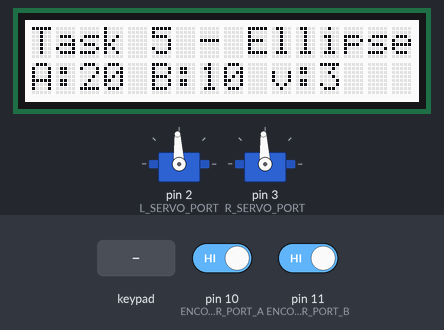
A sketch run on a simulated Arduino Uno, built with avr-gcc and run on an emulated ATmega328P. Parts: 2 × servo, 16×2 character LCD. The inputs (shaded band) are chosen by the test bench; at power-on: pin 10 (ENCODER_PORT_A) HIGH, pin 11 (ENCODER_PORT_B) HIGH. What the sketch prints to the serial monitor is not drawn.

Above: at 3.4 s.
3.5 s: key 'D' pressed
At 4.9 s:
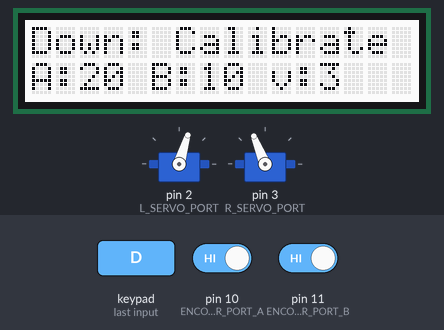
At 17.3 s:
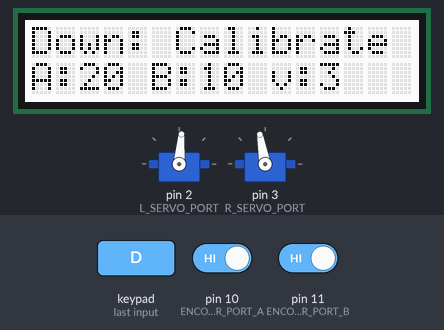
Timing chart, 0 to 34.0 s (numbered marks = the images above; inputs shaded):
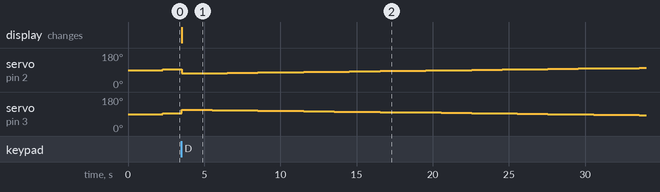

The sketch:

Ellipse.ino
```cpp
#include <Adafruit_RGBLCDShield.h>
#include <utility/Adafruit_MCP23017.h>
#include "MyEncoders.h"
#include "MyServos.h"
#include "EllipseParams.h"

Adafruit_RGBLCDShield lcd = Adafruit_RGBLCDShield();

#define RED    0x1      //RGB SHIELD
#define GREEN  0x2      //color codes
#define YELLOW 0x3
#define BLUE   0x4
#define VIOLET 0x5
#define TEAL   0x6
#define WHITE  0x7
#define sq(x) ((x)*(x))

void setup() {
    Serial.begin(9600);
    LServo.attach(L_SERVO_PORT);
    RServo.attach(R_SERVO_PORT);
    initEncoders();

    lcd.setBacklight(WHITE);
    lcd.begin(16, 2);
    lcd.print("Task 5 - Ellipse");
    lcd.setCursor(0, 1);
    lcd.print("A:");
    lcd.print(PARAM_a);
    lcd.print(" B:");
    lcd.print(PARAM_b);
    lcd.print(" v:");
    lcd.print(PARAM_V);

    fakeCal();
}

void loop() {
    uint8_t buttons = lcd.readButtons();

    setSpeedsIPS(0, 0);
    lcd.setCursor(0, 0);

    switch (buttons) {
        case BUTTON_SELECT: {
                float v = (float)PARAM_V;
                float vMax = 0.8 * PI * 2.61;

                float x = (float)PARAM_a;
                float y = (float)PARAM_b;
                float k = 2 / (pow((sqrt(1 + 4 * sq(x))), 3));
                float w = k * v;

                setSpeedsvw(v, w);
                break;
        } case BUTTON_LEFT: {
                lcd.print("Left: Reset     ");
                resetCounts();
                break;
        } case BUTTON_DOWN: {
                lcd.print("Down: Calibrate ");
                calibrateSpeeds();
                lcd.setCursor(0, 0);
                lcd.print("Calibration Done");
                break;
        } case BUTTON_UP: {
                lcd.print("Up: Fake Cal    ");
                fakeCal();
                lcd.setCursor(0, 0);
                lcd.print("Fake Cal Done   ");
                break;
        } case BUTTON_RIGHT: {
                lcd.print("Right:          ");
                break;
            }
    }
}
```

EllipseParams.h
```cpp
#define PARAM_a 20    //in inches
#define PARAM_b 10    //in inches
#define PARAM_V 3     //in inches per second
```

MyEncoders.h
```cpp
#include <PinChangeInt.h>

#ifndef __MY_ENCODERS__
#define __MY_ENCODERS__

#define ENCODER_PORT_A 10
#define ENCODER_PORT_B 11

volatile unsigned long lEncCount = 0;
volatile unsigned long rEncCount = 0;
volatile unsigned long lEncLast = 0;
volatile unsigned long rEncLast = 0;

unsigned long LOld, LNew, ROld, RNew;

int lEncPin = 10;
int rEncPin = 11;

//this function sets the tick counts to 0
void resetCounts() {
    noInterrupts();
    lEncCount = 0;
    rEncCount = 0;
    interrupts();
}

//this function should return the left and right tickcounts
//since either the start of the program or the last
//call to the function resetCounts()
void getCounts(unsigned long counts[]) {
    noInterrupts();
    counts[0] = lEncCount;
    counts[1] = rEncCount;
    interrupts();
}

//this function should return the instantaneous speeds of the wheels
//meassured in revolutions per second. uses timestamps and not the counts of the encoder
void getSpeeds(float speeds[]) {
    noInterrupts();                             // disable interrupts
    unsigned long LeftOld = LOld;               // copying global variables to local variables
    unsigned long LeftNew = LNew;
    unsigned long RightOld = ROld;
    unsigned long RightNew = RNew;
    interrupts();                               // re-enable interrups

    unsigned long lDelta = LeftNew - LeftOld;   // use local variables to calculate speed
    unsigned long rDelta = RightNew - RightOld;
    unsigned long currentTime = millis();

    unsigned long rDeltaNew = currentTime - RightNew;
    unsigned long lDeltaNew = currentTime - LeftNew;

    if (rDeltaNew > rDelta) {
        rDelta = rDeltaNew;
    }
    if (lDeltaNew > lDelta) {
        lDelta = lDeltaNew;
    }
    speeds[0] = (1.0 / 32.0) * (1000 / lDelta);
    speeds[1] = (1.0 / 32.0) * (1000 / rDelta);
}

void leftInterrupt() {      //left interrupt
    LOld = LNew;
    LNew = millis();
    lEncCount++;
}

void rightInterrupt() {     //right interrupt
    ROld = RNew;
    RNew = millis();
    rEncCount++;
}

//this function should include whatever code necessary to initialize this module
void initEncoders() {
    pinMode(lEncPin, INPUT_PULLUP);
    pinMode(rEncPin, INPUT_PULLUP);

    PCintPort::attachInterrupt(ENCODER_PORT_A, &leftInterrupt, FALLING);
    PCintPort::attachInterrupt(ENCODER_PORT_B, &rightInterrupt, FALLING);
}
#endif
```

MyServos.h
```cpp
#include <Servo.h>
#include "MyEncoders.h"

#ifndef __MY_SERVOS__
#define __MY_SERVOS__

#define L_SERVO_PORT 2
#define R_SERVO_PORT 3

Servo LServo, RServo;                   //initialize servos

float lArray[41], rArray[41];           //initialize array for calibrateSpeeds()

//this function should set the left and right speeds of the wheel
//when both inputs are positive the robot should move forward
//when both inputs are negative the robot should move backward
//microsLeft should encode the left wheel velocity and viceversa
void setSpeeds(int microsLeft, int microsRight) {
    LServo.writeMicroseconds(microsLeft + 1500);
    RServo.writeMicroseconds(1500 - microsRight);
}

//this function is meant for doing whatever necessary for the
//functions 'setSpeedsIPS' and 'setSpeedsRPS' to work properly
// reset count, set speed, delay(time), getCounts
void calibrateSpeeds() {
    int i = 0;
    unsigned long speedArray[2];

    Serial.println("Calibration Table");
    Serial.println("\ni\tInput Micros\tLeft Speed\tRight Speed");

    setSpeeds(-200, -200);                  //start motor first
    delay(1000);                            //delay before looping

    for (i = 0; i <= 40; ++i) {
        int inc = -200 + 10 * i;
        setSpeeds(inc, inc);
        resetCounts();
        delay(1000);                        //deltaT = 1000
        getCounts(speedArray);

        float leftSpeed =  (speedArray[0] / 32.0);  //divide by holes
        float rightSpeed = (speedArray[1] / 32.0);

        if (i < 20) {                       //invert values
            leftSpeed = 0 - leftSpeed;      //for negatives
            rightSpeed = 0 - rightSpeed;
        }
        lArray[i] = leftSpeed;
        rArray[i] = rightSpeed;

        Serial.print(i);                    //serial confirmation
        Serial.print("\t");                 //for calibrated values
        Serial.print(inc);
        Serial.print("\t\t");
        Serial.print(lArray[i], 4);
        Serial.print("\t\t");
        Serial.println(rArray[i], 4);
    }
    Serial.println("\nCalibration Done\n");
}

void fakeCal() {                            //creates array of fake values for
    int i = 0;                              //testing purposes only
    Serial.println("Calibration Table");
    for (float j = -.8; j <= .81; j += .04) {
        lArray[i] = j;
        rArray[i] = j;
        Serial.print("\ni: ");              //serial confirmation
        Serial.print(i);                    //for set values
        Serial.print("    Left Speed: ");
        Serial.print(lArray[i], 4);
        Serial.print("    Right Speed: ");
        Serial.print(rArray[i], 4);
        i++;
    }
    Serial.println("\nCalibration Done\n");
}

//same as the function setSpeeds, but the inputs now indicate
//the revolutions per secont (rps) at which each wheel should spin
void setSpeedsRPS(float rpsLeft, float rpsRight) {
    int i = 0;
    float lMicrosRPS = 0, rMicrosRPS = 0;

    if (rpsLeft < lArray[0]) {                  //condition for extreme
        rpsLeft = lArray[0];                    //high/low RPS inputs
    } if (rpsLeft > lArray[40]) {
        rpsLeft = lArray[40];
    } if (rpsRight < rArray[0]) {
        rpsRight = rArray[0];
    } if (rpsRight > rArray[40]) {
        rpsRight = rArray[40];
    }

    for (i = 0; lArray[i] <= rpsLeft; i++) {    //interpolation
        float lx = lArray[i];                   //for between intervals
        float ly = lArray[i + 1];
        lMicrosRPS = -200 + 10 * i + 10 * (rpsLeft - lx) / (ly - lx);
    }
    for (i = 0; rArray[i] <= rpsRight; i++) {
        float rx = rArray[i];
        float ry = rArray[i + 1];
        rMicrosRPS = -200 + 10 * i + 10 * (rpsRight - rx) / (ry - rx);
    }
    setSpeeds(lMicrosRPS, rMicrosRPS);
}

//same as the function setSpeeds, but the inputs now indicate
//the inches per second (ips) at which each wheel should spin
void setSpeedsIPS(float ipsLeft, float ipsRight) {
    float tempLeft = ipsLeft / 8.2;       //circumference = Pi*2.61(diameter) = 8.2;
    float tempRight = ipsRight / 8.2;     //converts IPS to RPS
    setSpeedsRPS(tempLeft, tempRight);    //call setSpeeds
}

//this function should make the robot move with a linear speed of v
//measured in inches per second, and an angular speed of w
//in rads per second. Positive ws should indicate a counterclockwise spin.
void setSpeedsvw(float v, float w) {
    float V = v;
    float W = w;
    float R = V / W;                //various functions obtained from
    float d = 3.95;                 //slides from lectures on kinematics
    float vR = W * (R + (d / 2));
    float vL = W * (R - (d / 2));

    if (W == 0) {                   //prevent divide by zero error
        vL = vR = V;                //only use V
    }
    setSpeedsIPS(vL, vR);

    Serial.print("\n\nvL: ");       //serial confirmation
    Serial.print(vL);               //for vL and vR values
    Serial.print("\tvR: ");
    Serial.print(vR);
    Serial.print("\tW: ");
    Serial.print(W);
}
#endif
```

Measured:
- after the input at 3.5 s, servo on pin 2 (L_SERVO_PORT): 93° → 73° at once, → 74° 2.0 s later, → 75° 1.0 s later, → 76° 1.0 s later, … (29 changes in this stretch); servo on pin 3 (R_SERVO_PORT): 93° → 112° at once, → 111° 2.0 s later, → 110° 1.0 s later, → 109° 1.0 s later, … (29 changes in this stretch); the display: changes at once (image 1)
